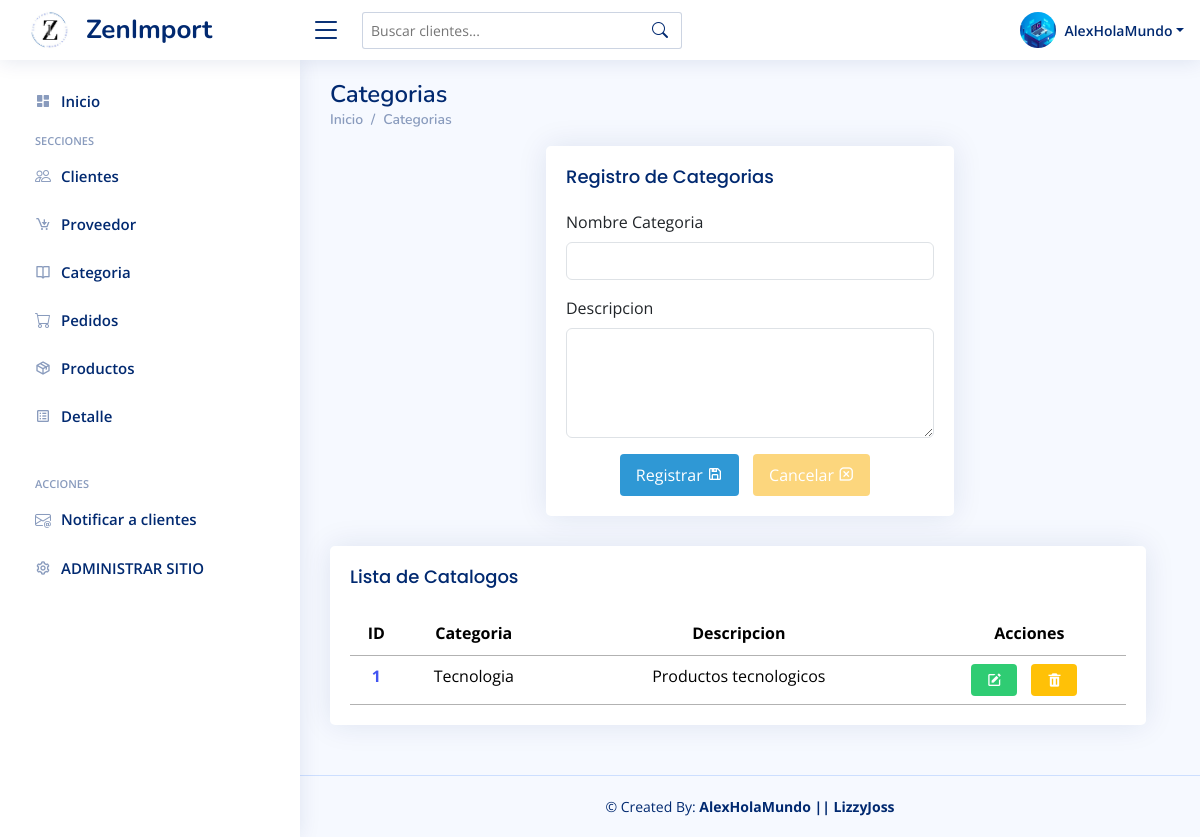
Page /listaCatalogos/ on the earlier database version.
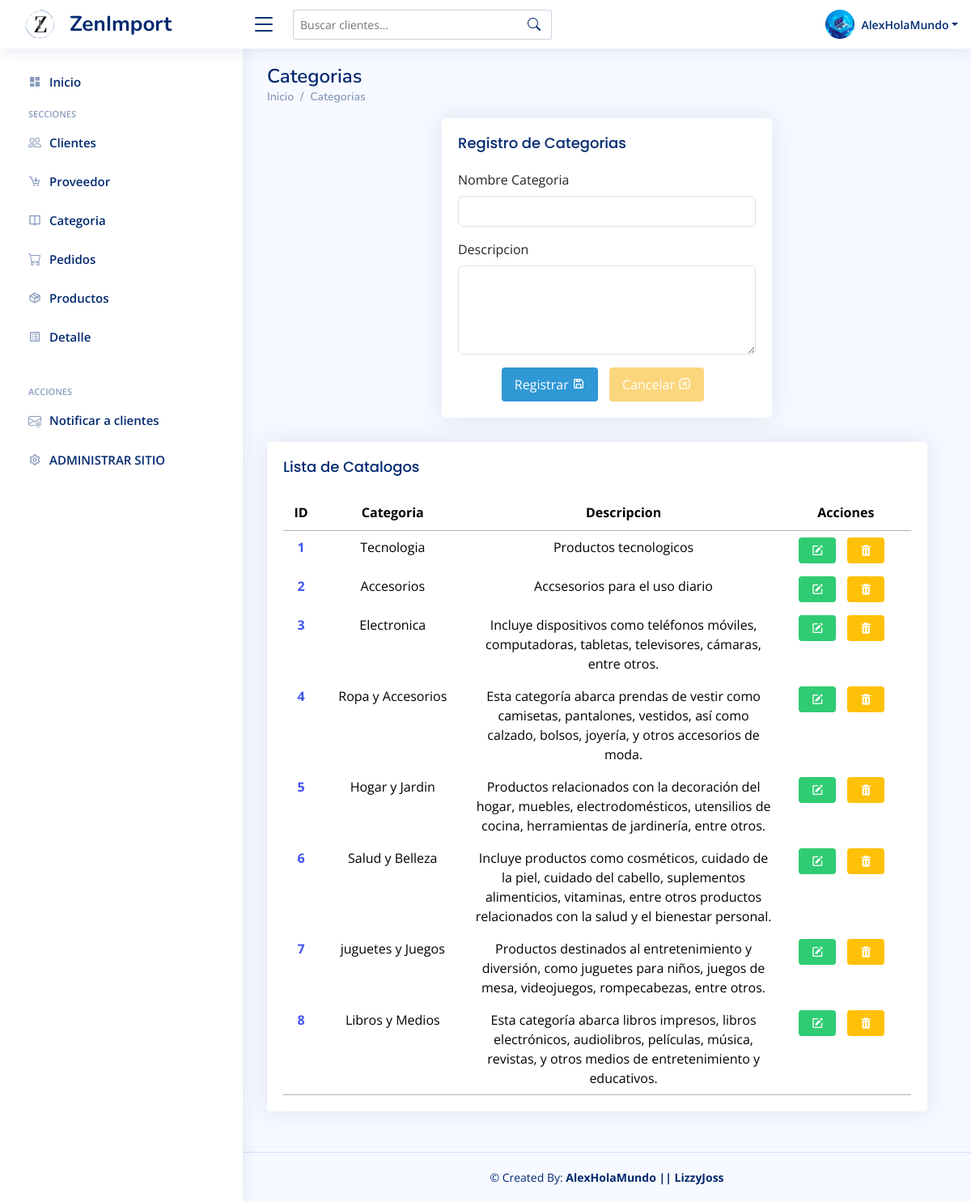
Same page on the later database version.
### Aplicaciones/Importaciones/models.py (models this page shows, shortened)
class Catalogo(models.Model):
    idCatalogo=models.AutoField(primary_key=True)
    categoria=models.CharField(max_length=50)
    descripcion=models.CharField(max_length=150)

### Aplicaciones/Importaciones/views.py (the view)
# urls.py: path('listaCatalogos/', views.listaCatalogos),
def listaCatalogos(request):
    catalogoBdd=Catalogo.objects.all()
    return render(request, 'Catalogo/listaCatalogos.html', {'catalogos':catalogoBdd})

### Aplicaciones/Importaciones/templates/Catalogo/listaCatalogos.html (shortened to what this page needs)
{% extends '../plantilla.html'%} {%block contenido%} {%load static%}
<main id="main" class="main">
  <div class="pagetitle">
    <h1>Categorias</h1>
    <nav>
      <ol class="breadcrumb">
        <li class="breadcrumb-item"><a href="/">Inicio</a></li>
        <li class="breadcrumb-item">Categorias</li>
      </ol>
    </nav>
  </div>
  <section class="section">
    <div class="row">
      <div class="col-12 col-md-6 offset-md-3">
        <div class="col-lg-12">
          <div class="card">
            <div class="card-body">
              <h5 class="card-title">Registro de Categorias</h5>
              <form
                class="row g-3"
                method="POST"
                action="/guardarCatalogo/"
                enctype="multipart/form-data"
                id="formCatalogos"
              >
                <div class="col-md-12">
                  <label for="inputName5" class="form-label"
                    >Nombre Categoria</label
                  >
                  <input
                    type="text"
                    class="form-control"
                    id="categoria"
                    name="categoria"
                  />
                </div>
                <div class="col-md-12">
                  <label for="inputName5" class="form-label">Descripcion</label>
                  <textarea
                    type="text"
                    class="form-control"
                    id="descripcion"
                    name="descripcion"
                    rows="4"
                  ></textarea>
                </div>
                <div class="text-center">
                  <button type="submit" class="btn btn-registrar">
                    Registrar <i class="bx bx-save"></i>
                  </button>
                  <button type="reset" class="btn btn-cancelar">
                    Cancelar <i class="bx bx-message-square-x"></i>
                  </button>
                </div>
              </form>
            </div>
          </div>
        </div>
      </div>
      <div class="row">
        <div class="col-12">
          <div class="card recent-sales overflow-auto">
            <div class="card-body">
              <h5 class="card-title">Lista de Catalogos</h5>
              <table
                class="table table-borderless datatable"
                id="exportaciones"
              >
                <thead>
                  <tr>
                    <th scope="col" class="text-center">ID</th>
                    <th scope="col" class="text-center">Categoria</th>
                    <th scope="col" class="text-center w-50">Descripcion</th>
                    <th scope="col" class="text-center">Acciones</th>
                  </tr>
                </thead>
                <tbody>
                  {%for catalogo in catalogos%}
                  <tr>
                    <th class="text-center">
                      <a href="">{{catalogo.idCatalogo}}</a>
                    </th>
                    <td
                      class="text-center"
                      data-categoria="{{catalogo.categoria}}"
                    >
                      {{catalogo.categoria}}
                    </td>
                    <td
                      class="text-center w-50"
                      data-descripcion="{{catalogo.descripcion}}"
                    >
                      {{catalogo.descripcion}}
                    </td>
                    <td class="text-center w-auto">
                      <a
                        href=""
                        data-toggle="modal"
                        data-target="#modalEditar{{catalogo.idCatalogo}}"
                        data-catalogo-id="{{catalogo.idCatalogo}}"
                        class="btn-editar-trigger-catalogo"
                      >
                        <i class="bx bxs-edit btn-editar" title="Editar"></i>
                      </a>
                      <a
                        href="javascript:void(0);"
                        onclick="eliminarCatalogo('/eliminarCatalogo/{{catalogo.idCatalogo}}')"
                        ><i
                          class="bx bxs-trash btn-eliminar"
                          title="Eliminar"
                        ></i
                      ></a>
                    </td>
                  </tr>
                  {%endfor%}
                </tbody>
              </table>
            </div>
          </div>
        </div>
      </div>
    </div>
  </section>
</main>
{%endblock%}

### Aplicaciones/Importaciones/templates/plantilla.html (shortened to what this page needs)
{% load static %}
<!DOCTYPE html>
<html lang="es">
  <head>
    <link
      href="{% static 'vendor/bootstrap/css/bootstrap.min.css'%}"
      rel="stylesheet"
    />
    <link
      href="{% static 'vendor/bootstrap-icons/bootstrap-icons.css'%}"
      rel="stylesheet"
    />
    <link
      href="{% static 'vendor/boxicons/css/boxicons.min.css'%}"
      rel="stylesheet"
    />
    <link href="{% static 'vendor/quill/quill.snow.css'%}" rel="stylesheet" />
    <link href="{% static 'vendor/quill/quill.bubble.css'%}" rel="stylesheet" />
    <link
      href="{% static 'vendor/remixicon/remixicon.css'%}"
      rel="stylesheet"
    />
    <link
      href="{% static 'vendor/simple-datatables/style.css'%}"
      rel="stylesheet"
    />
    <link
      rel="stylesheet"
      type="text/css"
      href="https://cdn.datatables.net/1.10.24/css/jquery.dataTables.min.css"
    />
    <link
      rel="stylesheet"
      type="text/css"
      href="https://cdn.datatables.net/buttons/1.7.1/css/buttons.dataTables.min.css"
    />
    <link href="{% static 'css/style.css'%}" rel="stylesheet" />
    <link
      rel="stylesheet"
      href="https://cdnjs.cloudflare.com/ajax/libs/izitoast/1.4.0/css/iziToast.css"
    />
    <link
      rel="stylesheet"
      href="https://cdnjs.cloudflare.com/ajax/libs/selectize.js/0.15.2/css/selectize.default.min.css"
    />
    <link
      rel="stylesheet"
      href="https://cdnjs.cloudflare.com/ajax/libs/bootstrap-fileinput/5.0.8/css/fileinput.min.css"
    />
  </head>
  <body>
    <header id="header" class="header fixed-top d-flex align-items-center">
      <div class="d-flex align-items-center justify-content-between">
        <a href="/" class="logo d-flex align-items-center">
          <img src="{% static 'img/favicon.jpeg'%}" title="Logo" />
          <span class="d-none d-lg-block" title="Inicio">ZenImport</span>
        </a>
        <i class="bi bi-list toggle-sidebar-btn"></i>
      </div>
      <div class="search-bar">
        <form
          class="search-form d-flex align-items-center"
          method="GET"
          action="/buscarClientes/"
        >
          <input
            type="text"
            name="query"
            placeholder="Buscar clientes..."
            title="Enter search keyword"
          />
          <button type="submit" title="Search">
            <i class="bi bi-search"></i>
          </button>
        </form>
      </div>
      <nav class="header-nav ms-auto">
        <ul class="d-flex align-items-center">
          <li class="nav-item dropdown pe-3">
            <a
              class="nav-link nav-profile d-flex align-items-center pe-0"
              href="#"
              data-bs-toggle="dropdown"
            >
              <img
                src="{% static 'img/user.png'%}"
                alt="Profile"
                class="rounded-circle"
              />
              <span class="d-none d-md-block dropdown-toggle ps-2"
                >AlexHolaMundo</span
              > </a
            >
          </li>
        </ul>
      </nav>
    </header>
    <aside id="sidebar" class="sidebar">
      <ul class="sidebar-nav" id="sidebar-nav">
        <li class="nav-item">
          <a class="nav-link collapsed" href="/">
            <i class="bx bxs-dashboard"></i>
            <span>Inicio</span>
          </a>
        </li>
        <li class="nav-heading">Secciones</li>
        <li class="nav-item">
          <a class="nav-link collapsed" href="/listaClientes">
            <i class="bi bi-people"></i>
            <span>Clientes</span>
          </a>
        </li>
        <li class="nav-item">
          <a class="nav-link collapsed" href="/listaProveedores">
            <i class="bx bx-cart-download"></i>
            <span>Proveedor</span>
          </a>
        </li>
        <li class="nav-item">
          <a class="nav-link collapsed" href="/listaCatalogos">
            <i class="bx bx-book-open"></i>
            <span>Categoria</span>
          </a>
        </li>
        <li class="nav-item">
          <a class="nav-link collapsed" href="/listaPedidos">
            <i class="bi bi-cart"></i>
            <span>Pedidos</span>
          </a>
        </li>
        <li class="nav-item">
          <a class="nav-link collapsed" href="/listaProductos">
            <i class="bx bx-package"></i>
            <span>Productos</span>
          </a>
        </li>
        <li class="nav-item">
          <a class="nav-link collapsed" href="/listaDetalles">
            <i class="bx bx-spreadsheet"></i>
            <span>Detalle</span>
          </a>
        </li>
        <br />
        <li class="nav-heading">Acciones</li>
        <li class="nav-item">
          <a class="nav-link collapsed" href="/enviarCorreo">
            <i class="bi bi-envelope-at"></i>
            <span>Notificar a clientes</span>
          </a>
        </li>
        <li class="nav-item">
          <a class="nav-link collapsed" href="/admin" target="_blank">
            <i class="bx bx-cog"></i>
            <span>ADMINISTRAR SITIO</span>
          </a>
        </li>
      </ul>
    </aside>
    {%block contenido%} {%endblock%}
    <footer id="footer" class="footer">
      <div class="copyright">
        &copy; Created By:
        <strong><span>AlexHolaMundo || LizzyJoss</span></strong>
      </div>
    </footer>
  </body>
</html>

### ZenImport/static/css/style.css (style rules this page uses)
:root { scroll-behavior: smooth; }
body { font-family: 'Open Sans', sans-serif; background: #f6f9ff; color: #444444; }
a { color: #4154f1; text-decoration: none; }
h1, h2, h3, h4, h5, h6 { font-family: 'Nunito', sans-serif; }
#main { margin-top: 60px; padding: 20px 30px; transition: all 0.3s; }
.pagetitle { margin-bottom: 10px; }
.pagetitle h1 { font-size: 24px; margin-bottom: 0; font-weight: 600; color: #012970; }
.card { margin-bottom: 30px; border: none; border-radius: 5px; box-shadow: 0px 0 30px rgba(1, 41, 112, 0.1); }
.card-title { padding: 20px 0 15px 0; font-size: 18px; font-weight: 500; color: #012970; font-family: 'Poppins', sans-serif; }
.card-body { padding: 0 20px 20px 20px; }
.breadcrumb { font-size: 14px; font-family: 'Nunito', sans-serif; color: #899bbd; font-weight: 600; }
.breadcrumb a { color: #899bbd; transition: 0.3s; }
.breadcrumb .breadcrumb-item::before { color: #899bbd; }
.logo { line-height: 1; }
@media (min-width: 1200px) { .logo { width: 280px; } }
.logo img { max-height: 60px; margin-right: 6px; }
.logo span { font-size: 26px; font-weight: 700; color: #012970; font-family: 'Nunito', sans-serif; }
.header { transition: all 0.5s; z-index: 997; height: 60px; box-shadow: 0px 2px 20px rgba(1, 41, 112, 0.1); background-color: #fff; padding-left: 20px; }
.header .toggle-sidebar-btn { font-size: 32px; padding-left: 10px; cursor: pointer; color: #012970; }
.header .search-bar { min-width: 360px; padding: 0 20px; }
.header .search-form { width: 100%; }
.header .search-form input { border: 0; font-size: 14px; color: #012970; border: 1px solid rgba(1, 41, 112, 0.2); padding: 7px 38px 7px 8px; border-radius: 3px; transition: 0.3s; width: 100%; }
.header .search-form button { border: 0; padding: 0; margin-left: -30px; background: none; }
.header .search-form button i { color: #012970; }
.header-nav ul { list-style: none; }
.header-nav > ul { margin: 0; padding: 0; }
.header-nav .nav-profile { color: #012970; }
.header-nav .nav-profile img { max-height: 36px; }
.header-nav .nav-profile span { font-size: 14px; font-weight: 600; }
.sidebar { position: fixed; top: 60px; left: 0; bottom: 0; width: 300px; z-index: 996; transition: all 0.3s; padding: 20px; overflow-y: auto; scrollbar-width: thin; scrollbar-color: #aab7cf transparent; box-shadow: 0px 0px 20px rgba(1, 41, 112, 0.1); background-color: #fff; }
@media (min-width: 1200px) { #main, #footer { margin-left: 300px; } }
.sidebar-nav { padding: 0; margin: 0; list-style: none; }
.sidebar-nav li { padding: 0; margin: 0; list-style: none; }
.sidebar-nav .nav-item { margin-bottom: 5px; }
.sidebar-nav .nav-heading { font-size: 11px; text-transform: uppercase; color: #899bbd; font-weight: 600; margin: 10px 0 5px 15px; }
.sidebar-nav .nav-link { display: flex; align-items: center; font-size: 15px; font-weight: 600; color: #4154f1; transition: 0.3; background: #f6f9ff; padding: 10px 15px; border-radius: 4px; }
.sidebar-nav .nav-link i { font-size: 16px; margin-right: 10px; color: #4154f1; }
.sidebar-nav .nav-link.collapsed { color: #012970; background: #fff; }
.sidebar-nav .nav-link.collapsed i { color: #899bbd; }
.footer { padding: 20px 0; font-size: 14px; transition: all 0.3s; border-top: 1px solid #cddfff; }
.footer .copyright { text-align: center; color: #012970; }
.btn-editar { background-color: #2fcc73; color: #fff; padding: 8px 15px; border-radius: 4px; transition: 0.4s; margin-right: 10px; }
.btn-eliminar { background-color: #ffc107; color: #fff; padding: 8px 15px; border-radius: 4px; transition: 0.4s; margin-right: 10px; }
.btn-registrar { background-color: #2f98d5; color: #ffffff; padding: 8px 15px; border-radius: 4px; transition: 0.4s; margin-right: 10px; }
.btn-cancelar { background-color: #fcd67d; color: #ffffff; padding: 8px 15px; border-radius: 4px; transition: 0.4s; margin-right: 10px; }

Differences in the rows shown:
added Catalogo: idCatalogo "2", categoria "Accesorios", descripcion "Accsesorios para el uso diario"
added Catalogo: idCatalogo "3", categoria "Electronica", descripcion "Incluye dispositivos como teléfonos móviles, computadoras, tabletas, televisores, cámaras, entre otros."
added Catalogo: idCatalogo "4", categoria "Ropa y Accesorios", descripcion "Esta categoría abarca prendas de vestir como camisetas, pantalones, vestidos, así como calzado, bolsos, joyería, y otros accesorios de moda."
added Catalogo: idCatalogo "5", categoria "Hogar y Jardin", descripcion "Productos relacionados con la decoración del hogar, muebles, electrodomésticos, utensilios de cocina, herramientas de jardinería, entre otros."
added Catalogo: idCatalogo "6", categoria "Salud y Belleza", descripcion "Incluye productos como cosméticos, cuidado de la piel, cuidado del cabello, suplementos alimenticios, vitaminas, entre otros productos relacionados con la salud y el bienestar personal."
added Catalogo: idCatalogo "7", categoria "juguetes y Juegos", descripcion "Productos destinados al entretenimiento y diversión, como juguetes para niños, juegos de mesa, videojuegos, rompecabezas, entre otros."
added Catalogo: idCatalogo "8", categoria "Libros y Medios", descripcion "Esta categoría abarca libros impresos, libros electrónicos, audiolibros, películas, música, revistas, y otros medios de entretenimiento y educativos."
